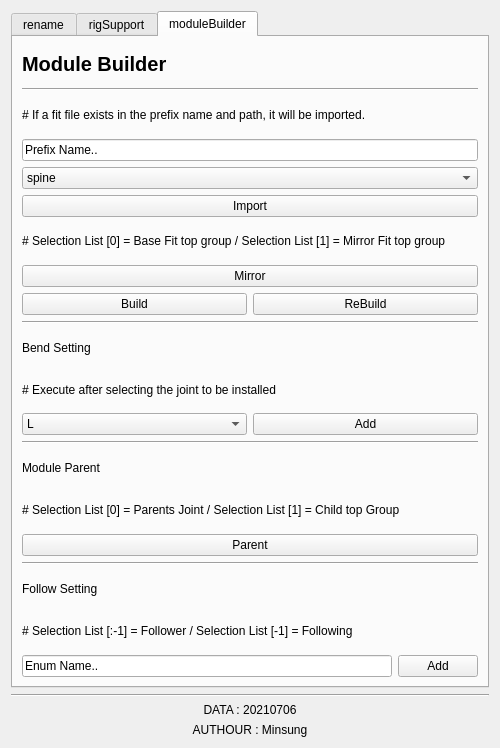
<?xml version="1.0" encoding="UTF-8"?>
<ui version="4.0">
 <class>Form</class>
 <widget class="QWidget" name="Form">
  <property name="geometry">
   <rect>
    <x>0</x>
    <y>0</y>
    <width>500</width>
    <height>713</height>
   </rect>
  </property>
  <property name="windowTitle">
   <string>Form</string>
  </property>
  <layout class="QVBoxLayout" name="verticalLayout_5">
   <item>
    <widget class="QTabWidget" name="tabWidget">
     <property name="currentIndex">
      <number>2</number>
     </property>
     <widget class="QWidget" name="rename_tap">
      <attribute name="title">
       <string>rename</string>
      </attribute>
      <layout class="QVBoxLayout" name="verticalLayout_3">
       <item>
        <layout class="QVBoxLayout" name="verticalLayout_2">
         <item>
          <widget class="QLabel" name="label_17">
           <property name="font">
            <font>
             <pointsize>15</pointsize>
             <weight>75</weight>
             <bold>true</bold>
            </font>
           </property>
           <property name="text">
            <string>ReNamer</string>
           </property>
           <property name="alignment">
            <set>Qt::AlignLeading|Qt::AlignLeft|Qt::AlignVCenter</set>
           </property>
          </widget>
         </item>
         <item>
          <widget class="QLabel" name="label_19">
           <property name="text">
            <string># ReName = Name + Padding(**)</string>
           </property>
           <property name="alignment">
            <set>Qt::AlignLeading|Qt::AlignLeft|Qt::AlignVCenter</set>
           </property>
          </widget>
         </item>
         <item>
          <layout class="QHBoxLayout" name="horizontalLayout_2">
           <item>
            <widget class="QLineEdit" name="name_lineEdit">
             <property name="text">
              <string>Name..</string>
             </property>
            </widget>
           </item>
           <item>
            <widget class="QLineEdit" name="padding_lineEdit">
             <property name="text">
              <string>0</string>
             </property>
            </widget>
           </item>
           <item>
            <widget class="QPushButton" name="rename_pushButton">
             <property name="text">
              <string>ReName</string>
             </property>
            </widget>
           </item>
          </layout>
         </item>
         <item>
          <widget class="Line" name="line_9">
           <property name="orientation">
            <enum>Qt::Horizontal</enum>
           </property>
          </widget>
         </item>
         <item>
          <widget class="QLabel" name="label_20">
           <property name="text">
            <string># Enter after entering</string>
           </property>
          </widget>
         </item>
         <item>
          <layout class="QHBoxLayout" name="horizontalLayout_3">
           <item>
            <widget class="QLineEdit" name="prefix_lineEdit">
             <property name="text">
              <string>Prefix..</string>
             </property>
            </widget>
           </item>
           <item>
            <widget class="QLineEdit" name="suffix_lineEdit">
             <property name="text">
              <string>Suffix..</string>
             </property>
            </widget>
           </item>
          </layout>
         </item>
         <item>
          <widget class="Line" name="line_10">
           <property name="orientation">
            <enum>Qt::Horizontal</enum>
           </property>
          </widget>
         </item>
         <item>
          <widget class="QLabel" name="label_21">
           <property name="text">
            <string># Old Name &gt;&gt; New Name</string>
           </property>
          </widget>
         </item>
         <item>
          <layout class="QHBoxLayout" name="horizontalLayout_4">
           <item>
            <widget class="QLineEdit" name="oldname_lineEdit">
             <property name="text">
              <string>Old Name..</string>
             </property>
            </widget>
           </item>
           <item>
            <widget class="QLineEdit" name="newname_lineEdit">
             <property name="text">
              <string>New Name..</string>
             </property>
            </widget>
           </item>
           <item>
            <widget class="QPushButton" name="change_pushButton">
             <property name="text">
              <string>ChangeName</string>
             </property>
            </widget>
           </item>
          </layout>
         </item>
         <item>
          <widget class="QLabel" name="message_label">
           <property name="text">
            <string>...</string>
           </property>
           <property name="alignment">
            <set>Qt::AlignCenter</set>
           </property>
          </widget>
         </item>
        </layout>
       </item>
       <item>
        <spacer name="verticalSpacer">
         <property name="orientation">
          <enum>Qt::Vertical</enum>
         </property>
         <property name="sizeHint" stdset="0">
          <size>
           <width>20</width>
           <height>330</height>
          </size>
         </property>
        </spacer>
       </item>
      </layout>
     </widget>
     <widget class="QWidget" name="rigSupport_tap">
      <attribute name="title">
       <string>rigSupport</string>
      </attribute>
      <layout class="QVBoxLayout" name="verticalLayout">
       <item>
        <widget class="QLabel" name="label_12">
         <property name="font">
          <font>
           <pointsize>15</pointsize>
           <weight>75</weight>
           <bold>true</bold>
          </font>
         </property>
         <property name="text">
          <string>Rig Support Tool</string>
         </property>
        </widget>
       </item>
       <item>
        <widget class="Line" name="line_5">
         <property name="orientation">
          <enum>Qt::Horizontal</enum>
         </property>
        </widget>
       </item>
       <item>
        <widget class="QLineEdit" name="baseName_lineEdit">
         <property name="text">
          <string> Base Name entering..</string>
         </property>
         <property name="alignment">
          <set>Qt::AlignCenter</set>
         </property>
        </widget>
       </item>
       <item>
        <widget class="Line" name="line_15">
         <property name="orientation">
          <enum>Qt::Horizontal</enum>
         </property>
        </widget>
       </item>
       <item>
        <widget class="QLabel" name="label">
         <property name="font">
          <font>
           <weight>75</weight>
           <bold>true</bold>
          </font>
         </property>
         <property name="text">
          <string>Linear Spacing Joint</string>
         </property>
         <property name="alignment">
          <set>Qt::AlignCenter</set>
         </property>
        </widget>
       </item>
       <item>
        <widget class="QLabel" name="label_3">
         <property name="text">
          <string># Select the top joints and set (default [xAxis, zUp])</string>
         </property>
         <property name="alignment">
          <set>Qt::AlignLeading|Qt::AlignLeft|Qt::AlignVCenter</set>
         </property>
        </widget>
       </item>
       <item>
        <layout class="QHBoxLayout" name="horizontalLayout">
         <item>
          <widget class="QLabel" name="label_2">
           <property name="text">
            <string>Spacing Number : </string>
           </property>
           <property name="alignment">
            <set>Qt::AlignRight|Qt::AlignTrailing|Qt::AlignVCenter</set>
           </property>
          </widget>
         </item>
         <item>
          <widget class="QSpinBox" name="spacingNum_spinBox">
           <property name="value">
            <number>3</number>
           </property>
          </widget>
         </item>
         <item>
          <widget class="QLabel" name="label_18">
           <property name="text">
            <string>orientJoint : </string>
           </property>
           <property name="alignment">
            <set>Qt::AlignRight|Qt::AlignTrailing|Qt::AlignVCenter</set>
           </property>
          </widget>
         </item>
         <item>
          <widget class="QComboBox" name="oj_comboBox">
           <item>
            <property name="text">
             <string>xzy</string>
            </property>
           </item>
           <item>
            <property name="text">
             <string>yxz</string>
            </property>
           </item>
           <item>
            <property name="text">
             <string>zyx</string>
            </property>
           </item>
           <item>
            <property name="text">
             <string>xyz</string>
            </property>
           </item>
           <item>
            <property name="text">
             <string>yzx</string>
            </property>
           </item>
           <item>
            <property name="text">
             <string>zxy</string>
            </property>
           </item>
          </widget>
         </item>
         <item>
          <widget class="QComboBox" name="sao_comboBox">
           <item>
            <property name="text">
             <string>zup</string>
            </property>
           </item>
           <item>
            <property name="text">
             <string>yup</string>
            </property>
           </item>
           <item>
            <property name="text">
             <string>xup</string>
            </property>
           </item>
           <item>
            <property name="text">
             <string>zdown</string>
            </property>
           </item>
           <item>
            <property name="text">
             <string>ydown</string>
            </property>
           </item>
           <item>
            <property name="text">
             <string>xdown</string>
            </property>
           </item>
          </widget>
         </item>
         <item>
          <widget class="QPushButton" name="LSJoint_pushButton">
           <property name="text">
            <string>Set</string>
           </property>
          </widget>
         </item>
        </layout>
       </item>
       <item>
        <widget class="Line" name="line">
         <property name="orientation">
          <enum>Qt::Horizontal</enum>
         </property>
        </widget>
       </item>
       <item>
        <widget class="QLabel" name="label_5">
         <property name="font">
          <font>
           <weight>75</weight>
           <bold>true</bold>
          </font>
         </property>
         <property name="text">
          <string>Main Setting</string>
         </property>
         <property name="alignment">
          <set>Qt::AlignCenter</set>
         </property>
        </widget>
       </item>
       <item>
        <widget class="QLabel" name="label_6">
         <property name="text">
          <string># Select the top joint and build</string>
         </property>
         <property name="alignment">
          <set>Qt::AlignLeading|Qt::AlignLeft|Qt::AlignVCenter</set>
         </property>
        </widget>
       </item>
       <item>
        <widget class="QPushButton" name="main_pushButton">
         <property name="text">
          <string>Main FK / IK Build</string>
         </property>
        </widget>
       </item>
       <item>
        <widget class="Line" name="line_2">
         <property name="orientation">
          <enum>Qt::Horizontal</enum>
         </property>
        </widget>
       </item>
       <item>
        <widget class="QLabel" name="label_8">
         <property name="font">
          <font>
           <weight>75</weight>
           <bold>true</bold>
          </font>
         </property>
         <property name="text">
          <string>Surface Parameter Space</string>
         </property>
         <property name="alignment">
          <set>Qt::AlignCenter</set>
         </property>
        </widget>
       </item>
       <item>
        <widget class="QLabel" name="label_7">
         <property name="text">
          <string># Select the surface and get</string>
         </property>
         <property name="alignment">
          <set>Qt::AlignLeading|Qt::AlignLeft|Qt::AlignVCenter</set>
         </property>
        </widget>
       </item>
       <item>
        <widget class="QPushButton" name="paramSpace_pushButton">
         <property name="text">
          <string>Get Space</string>
         </property>
        </widget>
       </item>
       <item>
        <widget class="Line" name="line_3">
         <property name="orientation">
          <enum>Qt::Horizontal</enum>
         </property>
        </widget>
       </item>
       <item>
        <widget class="QLabel" name="label_9">
         <property name="font">
          <font>
           <weight>75</weight>
           <bold>true</bold>
          </font>
         </property>
         <property name="text">
          <string>Hybrid Setting</string>
         </property>
         <property name="alignment">
          <set>Qt::AlignCenter</set>
         </property>
        </widget>
       </item>
       <item>
        <widget class="QLabel" name="label_4">
         <property name="text">
          <string># Select the top joints and build</string>
         </property>
         <property name="alignment">
          <set>Qt::AlignLeading|Qt::AlignLeft|Qt::AlignVCenter</set>
         </property>
        </widget>
       </item>
       <item>
        <widget class="QPushButton" name="hybrid_pushButton">
         <property name="text">
          <string>Hybrid FK / IK Build</string>
         </property>
        </widget>
       </item>
       <item>
        <widget class="Line" name="line_4">
         <property name="orientation">
          <enum>Qt::Horizontal</enum>
         </property>
        </widget>
       </item>
       <item>
        <widget class="QLabel" name="label_10">
         <property name="font">
          <font>
           <weight>75</weight>
           <bold>true</bold>
          </font>
         </property>
         <property name="text">
          <string>Attach Setting</string>
         </property>
         <property name="alignment">
          <set>Qt::AlignCenter</set>
         </property>
        </widget>
       </item>
       <item>
        <widget class="QLabel" name="label_11">
         <property name="text">
          <string># Select the curve and build</string>
         </property>
         <property name="alignment">
          <set>Qt::AlignLeading|Qt::AlignLeft|Qt::AlignVCenter</set>
         </property>
        </widget>
       </item>
       <item>
        <layout class="QHBoxLayout" name="horizontalLayout_8">
         <item>
          <widget class="QPushButton" name="objCV_pushButton">
           <property name="text">
            <string>Object CV Curve</string>
           </property>
          </widget>
         </item>
         <item>
          <widget class="QPushButton" name="crvNull_pushButton">
           <property name="text">
            <string>Curve At Null</string>
           </property>
          </widget>
         </item>
        </layout>
       </item>
       <item>
        <widget class="QPushButton" name="attach_pushButton">
         <property name="text">
          <string>Attach Build</string>
         </property>
        </widget>
       </item>
       <item>
        <widget class="Line" name="line_6">
         <property name="orientation">
          <enum>Qt::Horizontal</enum>
         </property>
        </widget>
       </item>
       <item>
        <widget class="QLabel" name="label_13">
         <property name="font">
          <font>
           <weight>75</weight>
           <bold>true</bold>
          </font>
         </property>
         <property name="text">
          <string>Switch Setting</string>
         </property>
         <property name="alignment">
          <set>Qt::AlignCenter</set>
         </property>
        </widget>
       </item>
       <item>
        <widget class="QLabel" name="label_15">
         <property name="text">
          <string>#  Switch.ma file import</string>
         </property>
         <property name="alignment">
          <set>Qt::AlignLeading|Qt::AlignLeft|Qt::AlignVCenter</set>
         </property>
        </widget>
       </item>
       <item>
        <widget class="QPushButton" name="switchImport_pushButton">
         <property name="text">
          <string>Import</string>
         </property>
        </widget>
       </item>
       <item>
        <widget class="Line" name="line_7">
         <property name="orientation">
          <enum>Qt::Horizontal</enum>
         </property>
        </widget>
       </item>
       <item>
        <widget class="QLabel" name="label_14">
         <property name="font">
          <font>
           <weight>75</weight>
           <bold>true</bold>
          </font>
         </property>
         <property name="text">
          <string>Curve Shape Change</string>
         </property>
         <property name="alignment">
          <set>Qt::AlignCenter</set>
         </property>
        </widget>
       </item>
       <item>
        <widget class="QLabel" name="label_16">
         <property name="text">
          <string># Select[0] : Item / Select[1] : Target</string>
         </property>
         <property name="alignment">
          <set>Qt::AlignLeading|Qt::AlignLeft|Qt::AlignVCenter</set>
         </property>
        </widget>
       </item>
       <item>
        <widget class="QPushButton" name="shapeChange_pushButton">
         <property name="text">
          <string>Change</string>
         </property>
        </widget>
       </item>
      </layout>
     </widget>
     <widget class="QWidget" name="moduleBuilder_tap">
      <attribute name="title">
       <string>moduleBuilder</string>
      </attribute>
      <layout class="QVBoxLayout" name="verticalLayout_4">
       <item>
        <widget class="QLabel" name="label_30">
         <property name="font">
          <font>
           <pointsize>15</pointsize>
           <weight>75</weight>
           <bold>true</bold>
          </font>
         </property>
         <property name="text">
          <string>Module Builder</string>
         </property>
        </widget>
       </item>
       <item>
        <widget class="Line" name="line_11">
         <property name="orientation">
          <enum>Qt::Horizontal</enum>
         </property>
        </widget>
       </item>
       <item>
        <widget class="QLabel" name="label_22">
         <property name="text">
          <string># If a fit file exists in the prefix name and path, it will be imported.</string>
         </property>
        </widget>
       </item>
       <item>
        <widget class="QLineEdit" name="M_prefix_lineEdit">
         <property name="text">
          <string>Prefix Name..</string>
         </property>
        </widget>
       </item>
       <item>
        <widget class="QComboBox" name="module_comboBox">
         <item>
          <property name="text">
           <string>spine</string>
          </property>
         </item>
         <item>
          <property name="text">
           <string>leg</string>
          </property>
         </item>
         <item>
          <property name="text">
           <string>arm</string>
          </property>
         </item>
         <item>
          <property name="text">
           <string>neck</string>
          </property>
         </item>
         <item>
          <property name="text">
           <string>head</string>
          </property>
         </item>
         <item>
          <property name="text">
           <string>hand</string>
          </property>
         </item>
         <item>
          <property name="text">
           <string>foot</string>
          </property>
         </item>
         <item>
          <property name="text">
           <string>Qarm</string>
          </property>
         </item>
         <item>
          <property name="text">
           <string>Qleg</string>
          </property>
         </item>
         <item>
          <property name="text">
           <string>tail</string>
          </property>
         </item>
        </widget>
       </item>
       <item>
        <widget class="QPushButton" name="import_pushButton">
         <property name="text">
          <string>Import</string>
         </property>
        </widget>
       </item>
       <item>
        <widget class="QLabel" name="label_25">
         <property name="text">
          <string># Selection List [0] = Base Fit top group / Selection List [1] = Mirror Fit top group</string>
         </property>
        </widget>
       </item>
       <item>
        <widget class="QPushButton" name="mirror_pushButton">
         <property name="text">
          <string>Mirror</string>
         </property>
        </widget>
       </item>
       <item>
        <layout class="QHBoxLayout" name="horizontalLayout_7">
         <item>
          <widget class="QPushButton" name="build_pushButton">
           <property name="text">
            <string>Build</string>
           </property>
          </widget>
         </item>
         <item>
          <widget class="QPushButton" name="rebuild_pushButton">
           <property name="text">
            <string>ReBuild</string>
           </property>
          </widget>
         </item>
        </layout>
       </item>
       <item>
        <widget class="Line" name="line_14">
         <property name="orientation">
          <enum>Qt::Horizontal</enum>
         </property>
        </widget>
       </item>
       <item>
        <widget class="QLabel" name="label_26">
         <property name="text">
          <string>Bend Setting</string>
         </property>
        </widget>
       </item>
       <item>
        <widget class="QLabel" name="label_29">
         <property name="text">
          <string># Execute after selecting the joint to be installed</string>
         </property>
        </widget>
       </item>
       <item>
        <layout class="QHBoxLayout" name="horizontalLayout_6">
         <item>
          <widget class="QComboBox" name="bendType_comboBox">
           <item>
            <property name="text">
             <string>L</string>
            </property>
           </item>
           <item>
            <property name="text">
             <string>R</string>
            </property>
           </item>
          </widget>
         </item>
         <item>
          <widget class="QPushButton" name="bendAdd_pushButton">
           <property name="text">
            <string>Add</string>
           </property>
          </widget>
         </item>
        </layout>
       </item>
       <item>
        <widget class="Line" name="line_12">
         <property name="orientation">
          <enum>Qt::Horizontal</enum>
         </property>
        </widget>
       </item>
       <item>
        <widget class="QLabel" name="label_27">
         <property name="text">
          <string>Module Parent</string>
         </property>
        </widget>
       </item>
       <item>
        <widget class="QLabel" name="label_23">
         <property name="text">
          <string># Selection List [0] = Parents Joint / Selection List [1] = Child top Group</string>
         </property>
        </widget>
       </item>
       <item>
        <widget class="QPushButton" name="parent_pushButton">
         <property name="text">
          <string>Parent</string>
         </property>
        </widget>
       </item>
       <item>
        <widget class="Line" name="line_13">
         <property name="orientation">
          <enum>Qt::Horizontal</enum>
         </property>
        </widget>
       </item>
       <item>
        <widget class="QLabel" name="label_28">
         <property name="text">
          <string>Follow Setting</string>
         </property>
        </widget>
       </item>
       <item>
        <widget class="QLabel" name="label_24">
         <property name="text">
          <string># Selection List [:-1] = Follower / Selection List [-1] = Following</string>
         </property>
        </widget>
       </item>
       <item>
        <layout class="QHBoxLayout" name="horizontalLayout_5">
         <item>
          <widget class="QLineEdit" name="followEnum_lineEdit">
           <property name="text">
            <string>Enum Name..</string>
           </property>
          </widget>
         </item>
         <item>
          <widget class="QPushButton" name="followAdd_pushButton">
           <property name="text">
            <string>Add</string>
           </property>
          </widget>
         </item>
        </layout>
       </item>
      </layout>
     </widget>
    </widget>
   </item>
   <item>
    <widget class="Line" name="line_8">
     <property name="orientation">
      <enum>Qt::Horizontal</enum>
     </property>
    </widget>
   </item>
   <item>
    <widget class="QLabel" name="data_label">
     <property name="text">
      <string>DATA : 20210706</string>
     </property>
     <property name="alignment">
      <set>Qt::AlignCenter</set>
     </property>
    </widget>
   </item>
   <item>
    <widget class="QLabel" name="authour_label">
     <property name="text">
      <string>AUTHOUR : Minsung</string>
     </property>
     <property name="alignment">
      <set>Qt::AlignCenter</set>
     </property>
    </widget>
   </item>
  </layout>
 </widget>
 <resources/>
 <connections/>
</ui>
